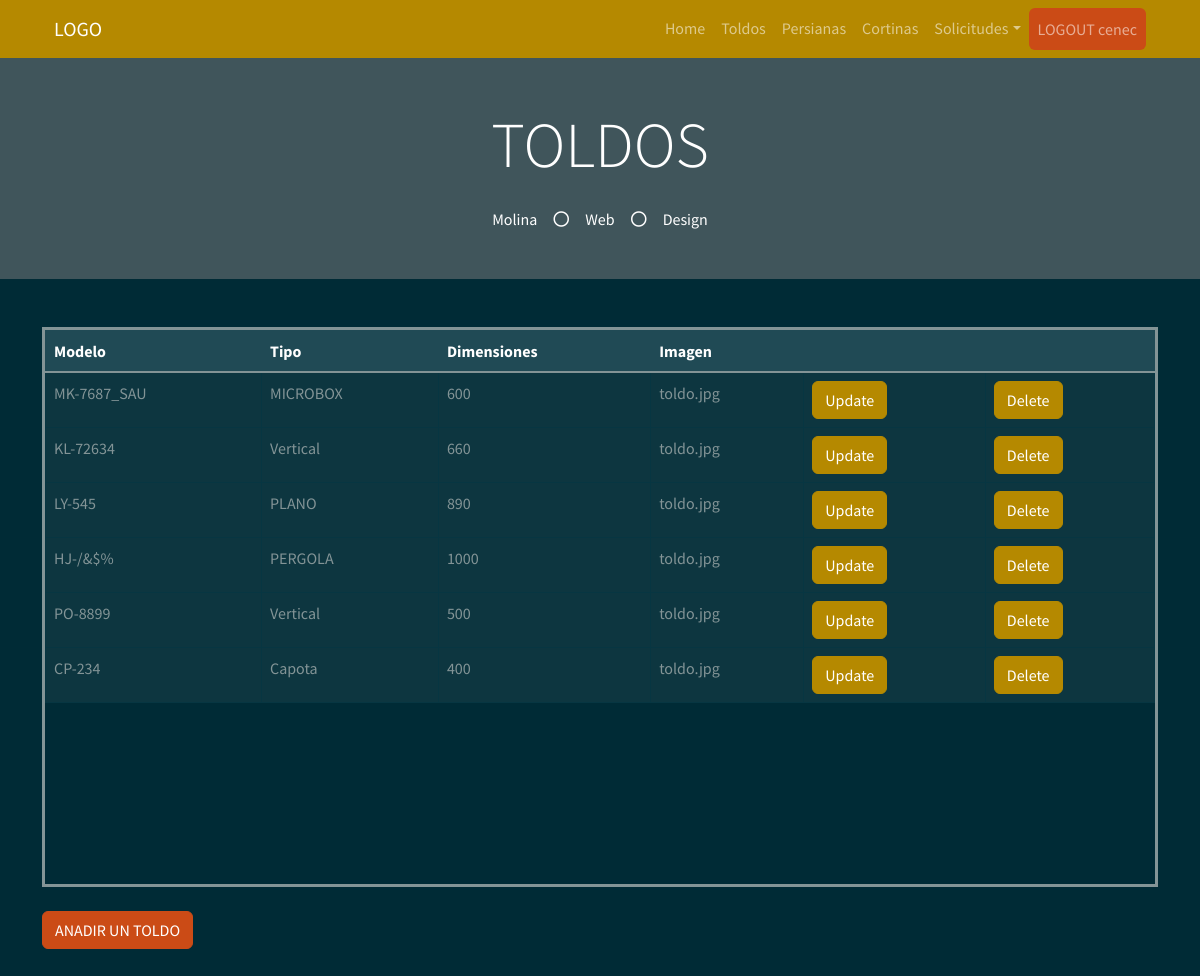
The page /toldo (signed in) on the database its author committed.
### myapp/models.py (models this page shows)
    class Toldo(db.Model):
        __tablename__ = "Toldo"  # Nombre de la tabla que se crea
        Toldo_id = db.Column("toldo_id", db.Integer, Sequence(
            'toldo_id_seq'),  primary_key=True)
        Modelo = db.Column(db.String(20))
        Tipo = db.Column(db.String(30))
        Dimensiones = db.Column(db.String(30))
        Imagen = db.Column(db.String(30))

### myapp/views.py (the view)
    @app.route("/toldo", methods=["GET", "POST"])
    def toldo():
        list_toldo = db_access["list_toldos"]
        toldos = list_toldo()
        usuario = session['usuario']
        usu = usuario
        return render_template("toldos.html", toldos=toldos, usu=usu)

### myapp/templates/toldos.html (shortened to what this page needs)
<!DOCTYPE html>
<html>
<head>
  <link href="https://cdn.jsdelivr.net/npm/bootstrap@5.1.3/dist/css/bootstrap.min.css" rel="stylesheet"
>
  <link rel="stylesheet" href="../static/style/bootstrap.min(8).css">
</head>
<body>
  {% include 'includes/navbar.html' %}
  <div class="jumbotron jumbotron-fluid bg-jumbotron" style=" background-color: rgba(128, 128, 128, 0.5);">
    <div class="container text-center py-5">
      <h3 class="text-white display-3 mb-4">TOLDOS</h3>
      <div class="d-inline-flex align-items-center text-white">
        <p class="m-0">Molina</p>
        <i class="far fa-circle px-3"></i>
        <p class="m-0">Web</p>
        <i class="far fa-circle px-3"></i>
        <p class="m-0">Design</p>
      </div>
    </div>
  </div>
  <div class="container my-5">
    <div style=" overflow:auto;  height: 70vh; border-style: solid;">
      <table class="table table-bordered mx-auto">
        <thead class="table-dark">
          <tr class="table-active">
            <th>Modelo</th>
            <th>Tipo</th>
            <th>Dimensiones</th>
            <th>Imagen</th>
            <th></th>
            <th></th>
          </tr>
        </thead>
        <tbody>
          {% for toldo in toldos %}
          <tr>
            <td> {{ toldo.Modelo }} </td>
            <td> {{ toldo.Tipo }} </td>
            <td> {{ toldo.Dimensiones }} </td>
            <td> {{ toldo.Imagen }} </td>
            <td> <a class="btn btn-primary" href="/update_toldo/{{toldo.Toldo_id}}">Update</a></td>
            <td> <a class="btn btn-primary" href="/delete_toldo/{{toldo.Toldo_id}}">Delete</a></td>
          </tr>
          {% endfor %}
        </tbody>
      </table>
    </div>
    <br>
    <a href="/create_toldo" class="btn btn-warning">ANADIR UN TOLDO</a>
  </div>
</body>
</html>

### rows shown on the page
Toldo: Modelo "MK-7687_SAU", Tipo "MICROBOX", Dimensiones "600", Imagen "toldo.jpg"
Toldo: Modelo "KL-72634", Tipo "Vertical", Dimensiones "660", Imagen "toldo.jpg"
Toldo: Modelo "LY-545", Tipo "PLANO", Dimensiones "890", Imagen "toldo.jpg"
Toldo: Modelo "HJ-/&$%", Tipo "PERGOLA", Dimensiones "1000", Imagen "toldo.jpg"
Toldo: Modelo "PO-8899", Tipo "Vertical", Dimensiones "500", Imagen "toldo.jpg"
Toldo: Modelo "CP-234", Tipo "Capota", Dimensiones "400", Imagen "toldo.jpg"

### other values the page prints
{{ usu }} "cenec"
